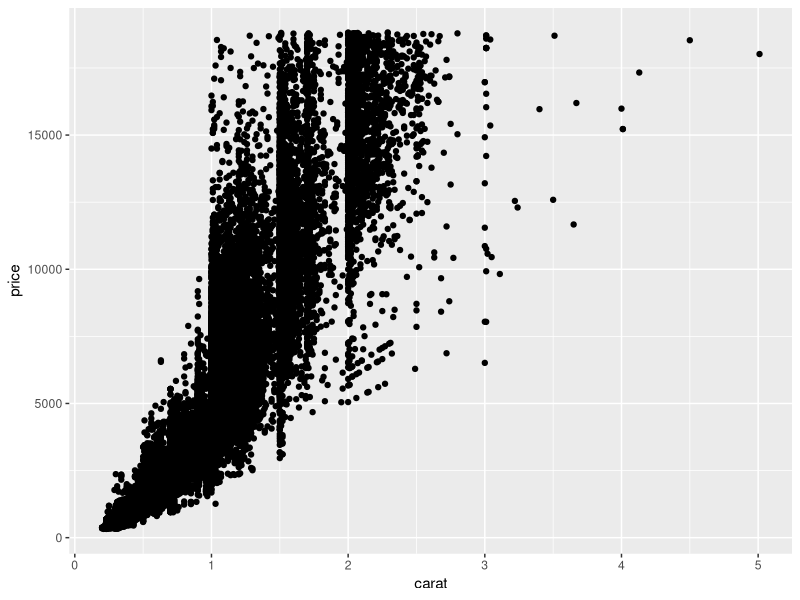
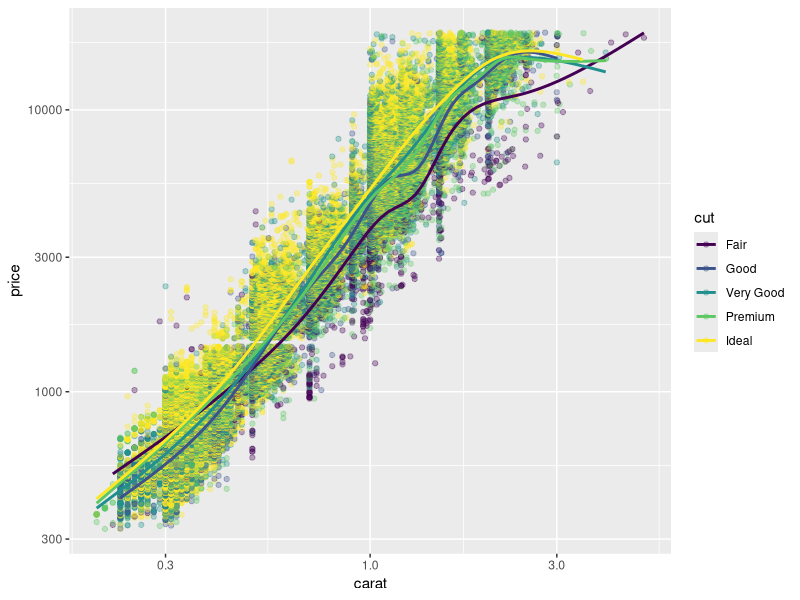

Recreate these plots in R, in order.
## ---- chunk 1
library(tidyverse)
## ---- chunk 2
## TASK: Plot `price` vs `carat` below
diamonds %>%
  ggplot(aes(carat, price)) +
  geom_point()
## ---- chunk 3
## TASK: Plot `price`, `carat`, and `cut` below
diamonds %>%
  ggplot(aes(carat, price, color = cut)) +
  geom_point(alpha = 1 / 3) +
  geom_smooth(se = FALSE) +
  scale_x_log10() +
  scale_y_log10()
